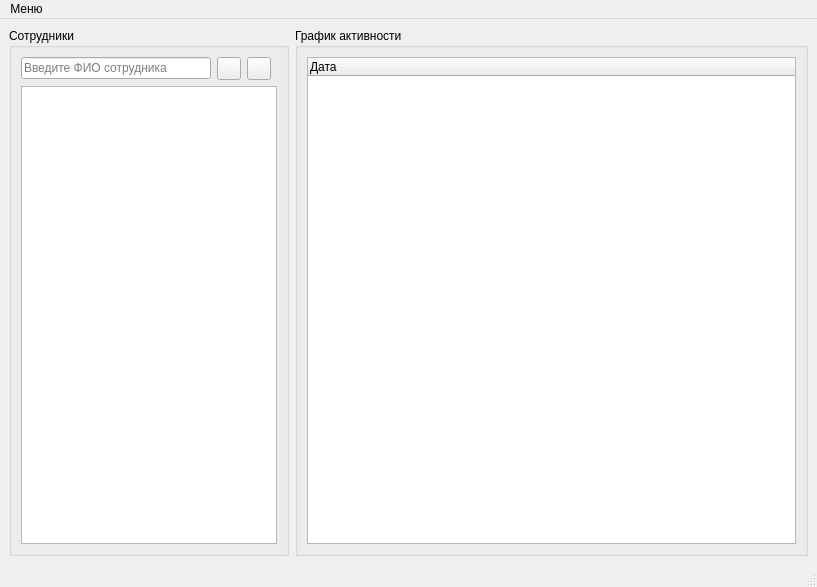
<?xml version="1.0" encoding="UTF-8"?>
<ui version="4.0">
 <class>MainWindow</class>
 <widget class="QMainWindow" name="MainWindow">
  <property name="geometry">
   <rect>
    <x>0</x>
    <y>0</y>
    <width>817</width>
    <height>587</height>
   </rect>
  </property>
  <property name="windowTitle">
   <string>MainWindow</string>
  </property>
  <widget class="QWidget" name="centralwidget">
   <layout class="QGridLayout" name="gridLayout">
    <item row="0" column="1">
     <widget class="QGroupBox" name="groupBox_2">
      <property name="layoutDirection">
       <enum>Qt::LeftToRight</enum>
      </property>
      <property name="autoFillBackground">
       <bool>false</bool>
      </property>
      <property name="title">
       <string>График активности</string>
      </property>
      <layout class="QVBoxLayout" name="verticalLayout">
       <item>
        <widget class="QTreeWidget" name="calendarWidget">
         <column>
          <property name="text">
           <string>Дата</string>
          </property>
         </column>
        </widget>
       </item>
      </layout>
     </widget>
    </item>
    <item row="0" column="0">
     <widget class="QGroupBox" name="groupBox">
      <property name="sizePolicy">
       <sizepolicy hsizetype="Fixed" vsizetype="Preferred">
        <horstretch>0</horstretch>
        <verstretch>0</verstretch>
       </sizepolicy>
      </property>
      <property name="title">
       <string>Сотрудники</string>
      </property>
      <layout class="QGridLayout" name="gridLayout_3">
       <item row="1" column="3">
        <widget class="QToolButton" name="cancelSearch">
         <property name="text">
          <string/>
         </property>
         <property name="icon">
          <iconset>
           <normaloff>../../Downloads/iconfinder_multimedia-26_2849810.png</normaloff>../../Downloads/iconfinder_multimedia-26_2849810.png</iconset>
         </property>
        </widget>
       </item>
       <item row="1" column="1">
        <widget class="QLineEdit" name="searchField">
         <property name="placeholderText">
          <string>Введите ФИО сотрудника</string>
         </property>
        </widget>
       </item>
       <item row="1" column="2">
        <widget class="QToolButton" name="SearchButton">
         <property name="text">
          <string/>
         </property>
         <property name="icon">
          <iconset>
           <normaloff>../../Downloads/iconfinder_search_172546.png</normaloff>../../Downloads/iconfinder_search_172546.png</iconset>
         </property>
        </widget>
       </item>
       <item row="3" column="1" colspan="4">
        <widget class="QListView" name="listView"/>
       </item>
      </layout>
     </widget>
    </item>
   </layout>
  </widget>
  <widget class="QMenuBar" name="menubar">
   <property name="geometry">
    <rect>
     <x>0</x>
     <y>0</y>
     <width>817</width>
     <height>26</height>
    </rect>
   </property>
   <widget class="QMenu" name="menu">
    <property name="title">
     <string>Меню</string>
    </property>
    <addaction name="openSettings"/>
   </widget>
   <addaction name="menu"/>
  </widget>
  <widget class="QStatusBar" name="statusbar"/>
  <action name="openSettings">
   <property name="text">
    <string>Настройки</string>
   </property>
  </action>
 </widget>
 <resources/>
 <connections/>
</ui>
